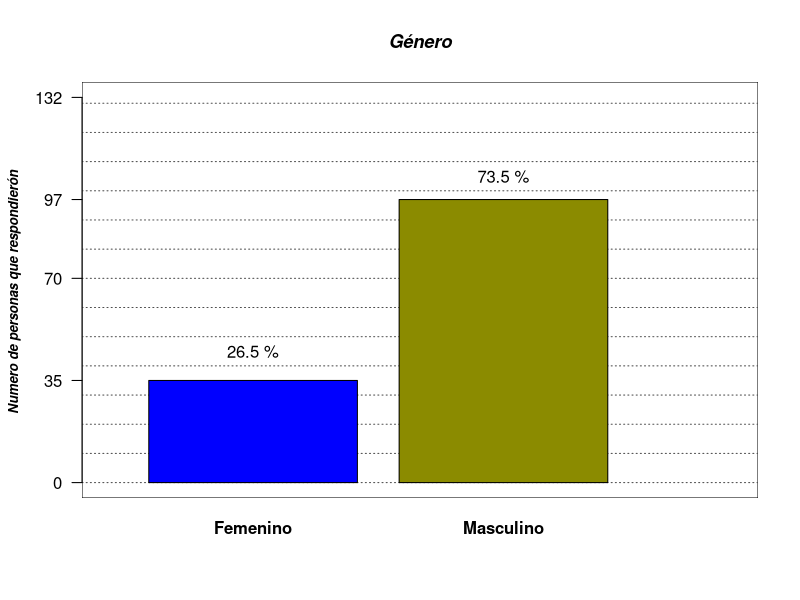
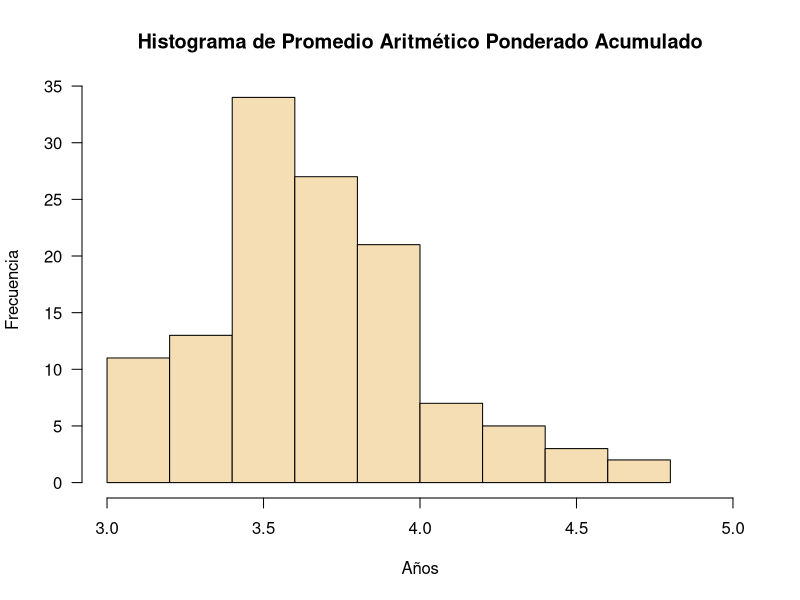
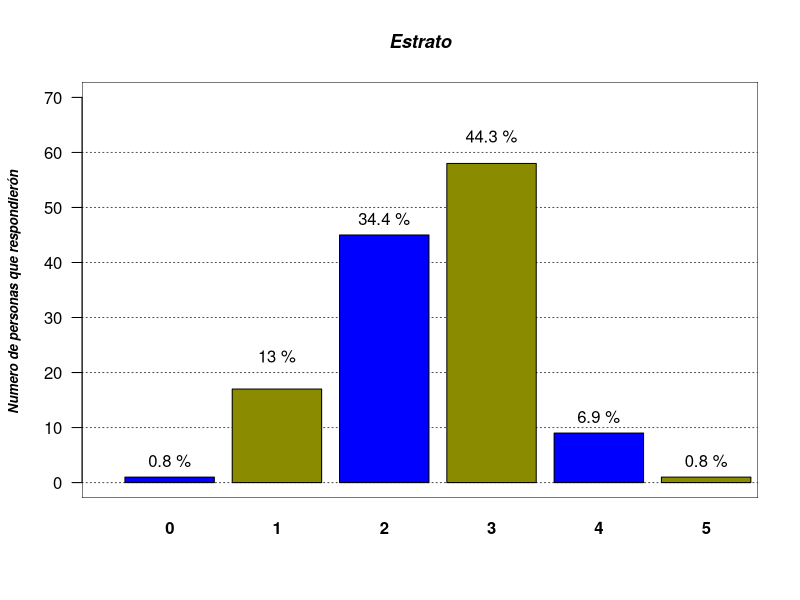
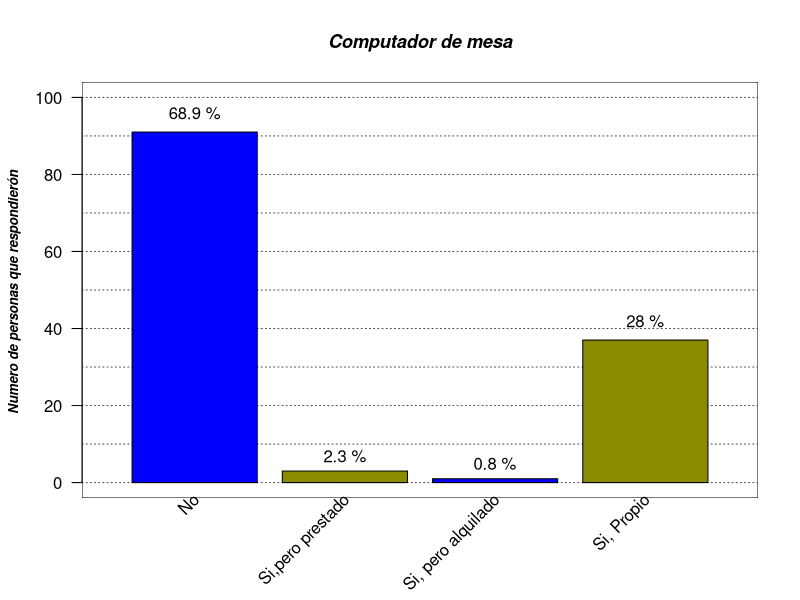
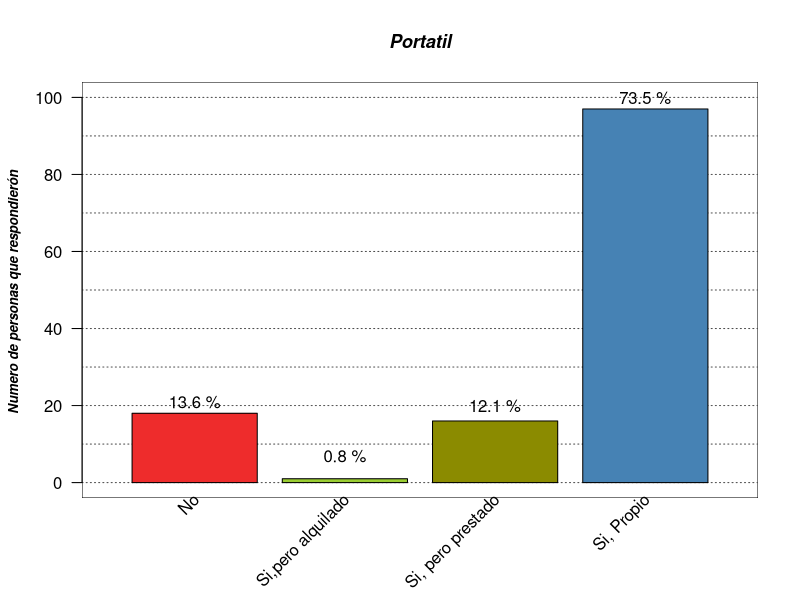
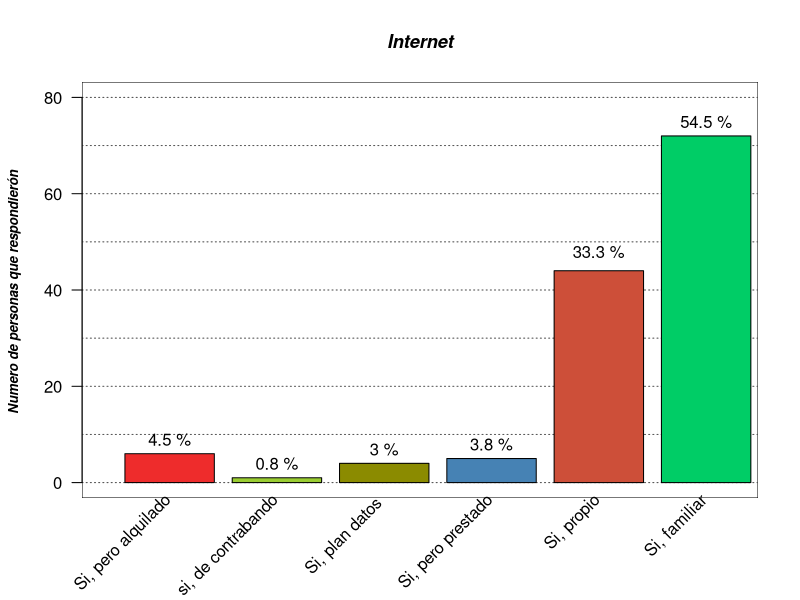
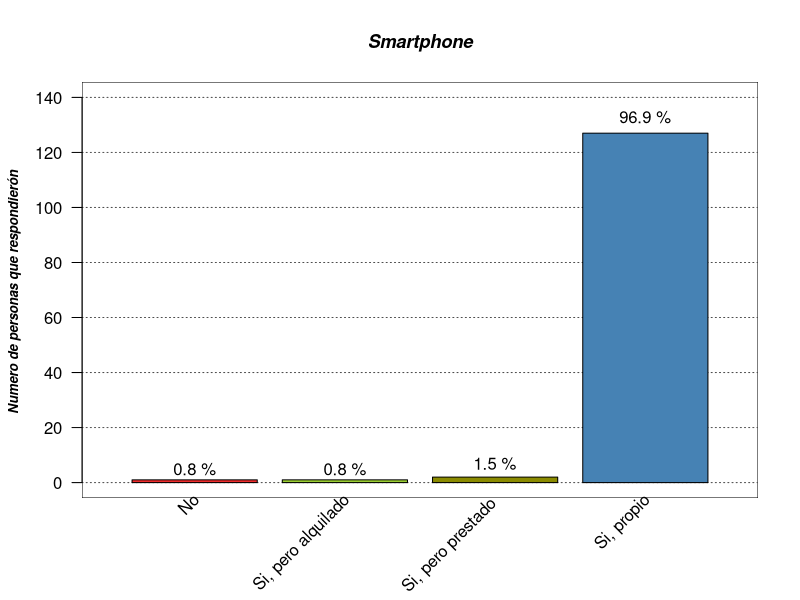
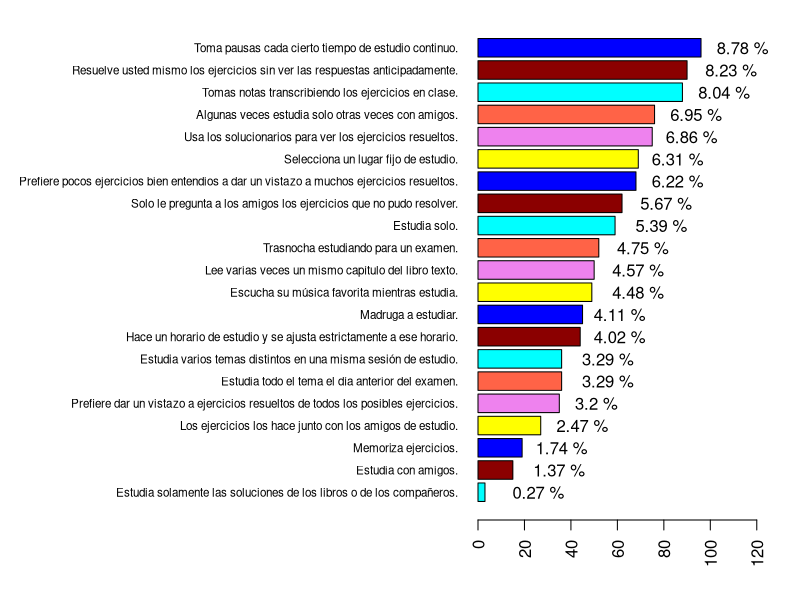

The R script that drew these images, in order:
## ---- chunk 1
knitr::opts_chunk$set(echo = FALSE,
                      message = FALSE,
                      warning = FALSE)
## ---- chunk 2
library(knitr)
encuesta <- read.csv2("Encuesta_habitos_dep.csv", 
                       encoding = "UTF-8",
                       dec = ".")
## ---- chunk 3
#grafica de variable genero

par(bg="white")
plot(seq(0,3, length.out = 132), seq(0,132, length.out = 132), type="n",
     main   = "Género",
     
     font.main = 4,
     font.lab  = 4,
     cex.main  = 1.1,
     cex.lab   = 0.8,
     cex.sub   = 0.8,
     axes      = FALSE,
     xlab      = " ",
     ylab      = "Numero de personas que respondierón ",
     
     )

rect(par("usr")[1],par("usr")[3],par("usr")[2],par("usr")[4],col="white")

abline(h   = seq(0,132,10), 
       col = rep("grey30",17), 
       lty = 3,
       
       )

#guardar los datos de la columna en una tabla
genero <- table(encuesta$genero)

#mostramos con barplot la tabla1
grafica_genero <- barplot(genero,
                col       = c("blue", "yellow4"),
                font.axis = 2,
                axes      = FALSE,
                add       = TRUE
                )
axis(2, at = c(0,35,70,97,132),las = 1)

text(grafica_genero,
     c(45,105),
     labels = paste(round((genero/sum(genero)*100),1),"%")
     )
## ---- chunk 4
papa <- as.numeric(encuesta$PAPA)

par(bg = "white")

hist(papa, main = "Histograma de Promedio Aritmético Ponderado Acumulado",
     xlab = "Años", ylab = "Frecuencia",
     border = "black",
     col = "wheat",
     las =1,
     xlim = c(3,5))
## ---- chunk 5


par(bg="white")
plot(seq(0,10, length.out = 60), seq(0,6, length.out = 60), type="n",
     main   = "Estrato",
     
     font.main = 4,
     font.lab  = 4,
     cex.main  = 1.1,
     cex.lab   = 0.8,
     cex.sub   = 0.8,
     axes      = FALSE,
     xlab      = " ",
     ylab      = "Numero de personas que respondierón ",
     xlim = c(0,7),
     ylim = c(0,70)
     )

rect(par("usr")[1],par("usr")[3],par("usr")[2],par("usr")[4],col="white")

abline(h   = seq(0,60,10), 
       col = rep("grey30",17), 
       lty = 3,
       
       )

#guardar los datos de la columna en una tabla
estrato <- table(encuesta$estrato)

#mostramos con barplot la tabla1
Barras_estrato <- barplot(estrato,
                col       = c("blue", "yellow4"),
                font.axis = 2,
                axes      = FALSE,
                add       = TRUE,
                xlim = c(0,5)
                )
axis(2, at = c(),las = 1)

text(Barras_estrato,
     c(4,23,48,63,12),
     labels = paste(round((estrato/sum(estrato)*100),1),"%")
     )

## ---- chunk 6
par(bg="white")
plot(seq(0,10, length.out = 60), seq(0,6, length.out = 60), type="n",
     main   = "Computador de mesa",
     
     font.main = 4,
     font.lab  = 4,
     cex.main  = 1.1,
     cex.lab   = 0.8,
     cex.sub   = 0.8,
     axes      = FALSE,
     xlab      = " ",
     ylab      = "Numero de personas que respondierón ",
     xlim = c(0,5),
     ylim = c(0,100)
     )

rect(par("usr")[1],par("usr")[3],par("usr")[2],par("usr")[4],col="white")

abline(h   = seq(0,100,10), 
       col = rep("grey30",17), 
       lty = 3,
       
       )

#guardar los datos de la columna en una tabla
computador_Mesa <- table(encuesta$computador_mesa)

#mostramos con barplot la tabla1
Barras_computador <- barplot(computador_Mesa,
                col       = c("blue", "yellow4"),
                font.axis = 2,
                axes      = FALSE,
                add       = TRUE,
                xlim = c(0,5),
                names.arg = ""
                )
axis(2, at = c(),las = 1)

text(Barras_estrato,
     c(96,7,5,42),
     labels = paste(round((computador_Mesa/sum(computador_Mesa)*100),1),"%")
     )

text(Barras_computador+0.1,
     par("usr")[3],0.4,
     labels = c("No","Si,pero prestado","Si, pero alquilado","Si, Propio"),
     srt = 45,
     pos = 2,
     xpd = TRUE)
## ---- chunk 7
#Grafica variable portatil

par(bg = "white")
plot(seq(0,10, length.out = 60), seq(0,6, length.out = 60), type="n",
     main   = "Portatil",
     
     font.main = 4,
     font.lab  = 4,
     cex.main  = 1.1,
     cex.lab   = 0.8,
     cex.sub   = 0.8,
     axes      = FALSE,
     xlab      = " ",
     ylab      = "Numero de personas que respondierón ",
     xlim = c(0,5),
     ylim = c(0,100)
     )

rect(par("usr")[1],par("usr")[3],par("usr")[2],par("usr")[4],col="white")

abline(h   = seq(0,100,10), 
       col = rep("grey30",17), 
       lty = 3,
       
       )


Portatil <- table(encuesta$portatil)

Barras_Portatil <- barplot(Portatil,
                           col       = c("firebrick2", "olivedrab3", "yellow4", "steelblue"),
                font.axis = 2,
                axes      = FALSE,
                add       = TRUE,
                xlim = c(0,5),
                names.arg = ""
                )
axis(2, at = c(),las = 1)

text(Barras_Portatil,
     c(21,7,20,100),
     labels = paste(round((Portatil/sum(Portatil)*100),1),"%")
     )

text(Barras_Portatil+0.1,
     par("usr")[3],0.4,
     labels = c("No","Si,pero alquilado","Si, pero prestado","Si, Propio"),
     srt = 45,
     pos = 2,
     xpd = TRUE)

## ---- chunk 8
#Grafica variable internet

par(bg = "white")
plot(seq(0,10, length.out = 60), seq(0,6, length.out = 60), type="n",
     main   = "Internet",
     
     font.main = 4,
     font.lab  = 4,
     cex.main  = 1.1,
     cex.lab   = 0.8,
     cex.sub   = 0.8,
     axes      = FALSE,
     xlab      = " ",
     ylab      = "Numero de personas que respondierón ",
     xlim = c(0,7),
     ylim = c(0,80)
     )

rect(par("usr")[1],par("usr")[3],par("usr")[2],par("usr")[4],col="white")

abline(h   = seq(0,100,10), 
       col = rep("grey30",17), 
       lty = 3,
       
       )

internet <- table(encuesta$internet)

Barras_internet <- barplot(internet,
                           col       = c("firebrick2", "olivedrab3", "yellow4", "steelblue", "tomato3", "springgreen3"),
                font.axis = 2,
                axes      = FALSE,
                add       = TRUE,
                xlim = c(0,5),
                names.arg = ""
                )
axis(2, at = c(),las = 1)

text(Barras_internet,
     c(9, 4, 7, 8, 48, 75),
     labels = paste(round((internet/sum(internet)*100),1),"%")
     )

text(Barras_internet+0.1,
     par("usr")[3],0.4,
     labels = c("Si, pero alquilado", "si, de contrabando","Si, plan datos ","Si, pero prestado", "Si, propio", "Si, familiar"),
     srt = 45,
     pos = 2,
     xpd = TRUE)

## ---- chunk 9
#Grafica variable Smartphone

par(bg = "white")
plot(seq(0,10, length.out = 60), seq(0,6, length.out = 60), type="n",
     main   = "Smartphone",
     
     font.main = 4,
     font.lab  = 4,
     cex.main  = 1.1,
     cex.lab   = 0.8,
     cex.sub   = 0.8,
     axes      = FALSE,
     xlab      = " ",
     ylab      = "Numero de personas que respondierón ",
     xlim = c(0,5),
     ylim = c(0,140)
     )

rect(par("usr")[1],par("usr")[3],par("usr")[2],par("usr")[4],col="white")

abline(h   = seq(0,140,20), 
       col = rep("grey30",17), 
       lty = 3,
       
       )

Smartphone <- table(encuesta$smartphone)

Barras_smartphone <- barplot(Smartphone,
                           col       = c("firebrick2", "olivedrab3", "yellow4", "steelblue"),
                font.axis = 2,
                axes      = FALSE,
                add       = TRUE,
                xlim = c(0,5),
                names.arg = ""
                )
axis(2, at = c(),las = 1)

text(Barras_smartphone,
     c(5, 5, 7, 133),
     labels = paste(round((Smartphone/sum(Smartphone)*100),1),"%")
     )

text(Barras_smartphone+0.1,
     par("usr")[3],0.4,
     labels = c("No", "Si, pero alquilado", "Si, pero prestado ","Si, propio"),
     srt = 45,
     pos = 2,
     xpd = TRUE)


## ---- chunk 10
combinar<- with(encuesta, c(habito_1,habito_2,habito_3,habito_4
                          ,habito_5,habito_6,habito_7,habito_8,habito_9
                          ,habito_10,habito_11,habito_12,habito_13,habito_14
                          ,habito_15,habito_16,habito_17))

tabla <- sort(table(combinar))
par(mar=c(4,23.9,1,1))
graficaber <-barplot(tabla, las = 2, cex.names = 0.7,cex.axis = 1,horiz = TRUE,xlim = c(0,130),
                     col = c("cyan","darkred","blue","yellow","violet","tomato"))

text(c(25,34,35,44,50,55,55,60,60,68,68,70,78,80,85,85,91,93,105,108,113)+1,graficaber,
     labels = paste(round(tabla/sum(tabla)*100,2),"%")
     )


## ---- chunk 11
kable(tabla,col.names = c("Habito","Número de respuestas"))
## ---- chunk 12
tabla9<- sort(table(encuesta$aleatorio))
grafica9<-barplot(tabla9,las=2)


## ---- chunk 13
#falta reemplazar el primer valor, ya que no recuerdo por cual se debe cambiar, tambien se puede hacer en la base de datos directamente.
kable(tabla9,col.names = c("Número","Cantidad de apariciones"))
## ---- chunk 14
#relacionar papa con las variables
#Deyner:

#Género (Listo)
#Fecha nacimiento
#Carrera
#Estrato (Listo)
library(ggplot2)
ggplot(encuesta, aes(PAPA, estrato,col = PAPA)) +
  geom_point(size = 2) +
  geom_smooth(se = FALSE)
## ---- chunk 15
ggplot(encuesta, aes(PAPA, genero,col = genero)) +
  geom_point(size = 2) +
  geom_smooth(se = FALSE)
## ---- chunk 16
fecha<-as.numeric(encuesta$Fecha_depurada)
tabla12<-table(encuesta$PAPA)
tabla13<-table(encuesta$Fecha_depurada)

tabla13
## ---- chunk 17
ggplot(encuesta, aes(PAPA, Carrera_depurada,col = Carrera_depurada)) +
  geom_point(size = 2) +
  geom_smooth(se = FALSE)
## ---- chunk 18
kable(table(encuesta$Carrera_depurada),col.names = c("Carrera","Cantidad de estudiantes por carrera"))
